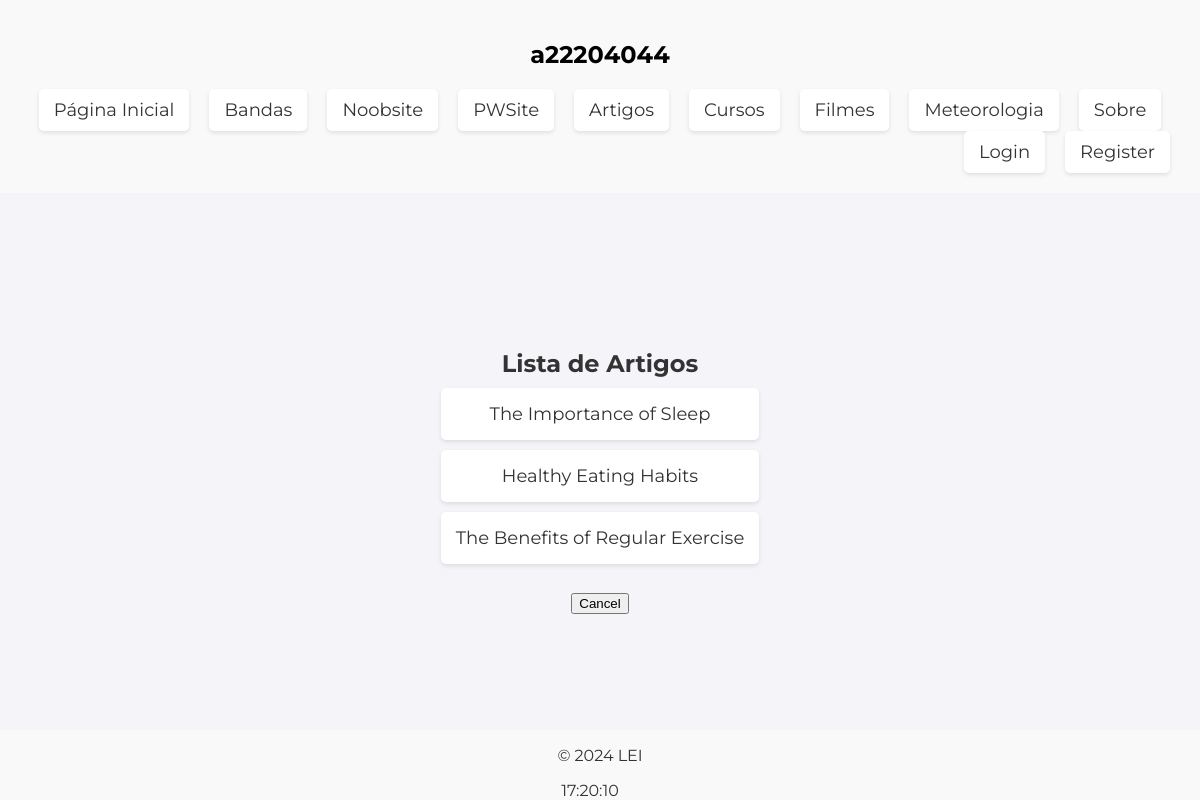
Screenshot of /articles/article/ with the database file from the repository.
### articles/models.py (models this page shows, shortened)
class Article(models.Model):
    title = models.CharField(max_length=100)
    content = models.TextField()
    author = models.ForeignKey(Author, on_delete=models.CASCADE, related_name = 'articles')
    release_date = models.DateTimeField(auto_now_add=True)

### articles/views.py (the view)
# urls.py: path('article/', views.article_list, name='article_list'),
def article_list(request):
    articles = Article.objects.all()
    canUserManipulate = request.user.groups.filter(name='Editores de artigos').exists()
    context = {'articles': articles,'canUserManipulate':canUserManipulate}
    return render(request, 'articles/article_list.html', context)

### articles/templates/articles/article_list.html (shortened to what this page needs)
{% extends 'base.html' %}
{% block content %}
<h2>Lista de Artigos</h2>
<ul>
    {% for article in articles %}
    <li>
        <a href="{% url 'articles:article_detail' article.id %}">{{article.title}}</a>
    </li>
    {% endfor %}
</ul>
<br>
<a href="{% url 'welcome' %}">
  <button>Cancel</button>
</a>
{% endblock %}

### rows the page displays
Article: title "The Importance of Sleep"
Article: title "Healthy Eating Habits"
Article: title "The Benefits of Regular Exercise"
